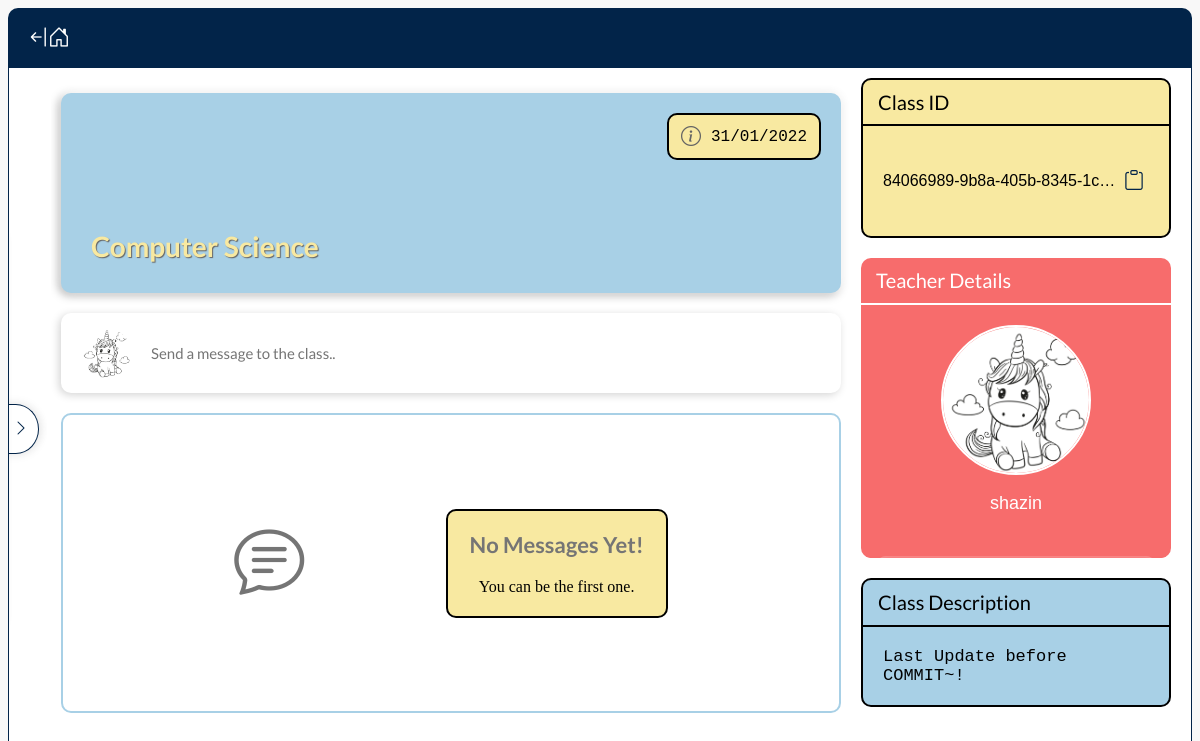
/class/840669899b8a405b83451c50ae6abf59/ (signed in), run on the app's committed database.
### home/models.py (models this page shows, shortened)
class Class(models.Model):
    id = models.UUIDField(primary_key=True, default=uuid.uuid4, editable=False)
    teacher = models.ForeignKey(CustomUser, on_delete=models.CASCADE)
    title = models.CharField(max_length=80, null=False, blank=False)
    description = models.CharField(max_length=300, null=False, blank=False)
    date_started = models.DateTimeField(auto_now_add=True)
    active = models.BooleanField(default=True)
    @property
    def get_url(self):
        return reverse('classmenu:class', kwargs={'classID' : self.id})
    @property
    def get_url_settings(self):
        return reverse('classmenu:settings', kwargs={'classID' : self.id})
    @property
    def formatted_date(self):
        from .backends import check_if_today_or_yesterday
        return check_if_today_or_yesterday(self.date_started)

### register/models.py (models this page shows, shortened)
class CustomUser(AbstractBaseUser):
    email = models.EmailField(verbose_name='email', max_length=254, unique=True)
    username = models.CharField(max_length=30, unique=False)
    date_joined = models.DateTimeField(verbose_name='date joined', auto_now_add=True)
    last_login = models.DateTimeField(verbose_name='last login', auto_now=True)
    is_admin = models.BooleanField(default=False)
    is_active = models.BooleanField(default=True)
    is_staff = models.BooleanField(default=False)
    is_superuser = models.BooleanField(default=False)
    account_type = models.CharField(max_length=7, choices=ACCOUNT_TYPES, blank=False, null=False)
    profile_pic = models.ImageField(blank=True, upload_to=get_image_upload_location, default='profile/default.jpg')
    bio = models.TextField(max_length=300, null=True, blank=True)
    is_email_verified = models.BooleanField(default=False)
    image_storage_id = models.UUIDField(default=uuid.uuid4, editable=False)
    objects = CustomUserManager()
    USERNAME_FIELD = 'email'
    REQUIRED_FIELDS = ['username', 'account_type']
    @property
    def profile_pic_path(self):
        return f'/media/{self.profile_pic}'

### classmenu/views.py (the view)
# urls.py: path('<classID>/', ClassMenuView.as_view(), name="class"),
class ClassMenuView(View):
    @classentry_check()
    def get(self, request, classID):
        classObj = Class.objects.get(id=classID)
        return render(request, 'classmenu/class.html', {
            'classObj' : classObj,
            'msgObjects' : classObj.messagepublic_set.all(),
        })

### templates/classmenu/class.html (shortened to what this page needs)
{% extends 'classmenu/base.html' %}
{% load static %}
{% block headextraextra %}
<link rel='stylesheet' href="{% static 'css/classmenu/class.css' %}">
{% endblock headextraextra %}
{% block bodyextra %}
<div class="main-content">
    <div class="item header">
        <div class="date-box">
            <i class="bi bi-info-circle"></i>
            <span>{{ classObj.formatted_date }}</span>
        </div>
        <h1>{{ classObj.title }}</h1>
    </div>
    <div class="item msg-div">
        <div class="dummy-overlay">
            <img src="{{ user.profile_pic_path }}">
            <span>Send a message to the class..</span>
        </div>
                        {% include 'blocks/attach-files.html' %}
    </div>
    <div class="all-messages">
        {% if msgObjects %}
            {% for msgObj in msgObjects %}
                <div class="item recieve-msg">
                    <div class="top-bar">
                        <img src="{{ msgObj.user.profile_pic_path }}">
                        {% if msgObj.user == classObj.teacher %}
                            <div class="sender-name" style="color: white; background-color: var(--tertiary-color);">
                                <i class="bi bi-person-fill"></i>
                        {% else %}
                            <div class="sender-name">
                        {% endif %}
                                <span>{{ msgObj.user.username }}</span>
                            </div>
                        {% if msgObj.formatted_date == 'Today' or msgObj.formatted_date == 'Yesterday' %}
                            <div class="date" style="color: var(--tertiary-color)"><span>{{ msgObj.formatted_date }}</span></div>
                            {% else %}
                            <div class="date" style="color: rgb(71, 71, 71)"><span>{{ msgObj.formatted_date }}</span></div>
                        {% endif %}
                        <div class="time"><span>{{ msgObj.time_only }}</span></div>
                    </div>
                    <div class="content-box">
                        <p>{{ msgObj.content }}</p>
                    </div>
                    {% if msgObj.urls.all %}
                        <div class="url-msg-box">
                            <div class="header-box">
                                <span>URL's</span>
                            </div>
                            <div class="content-box">
                                {% for urlObj in msgObj.urls.all %}
                                    <div class="url-container">
                                        <span><a href="{{ urlObj.url }}" target="_blank">{{ urlObj.url }}</a></span>
                                        <div class="icon-butt" onclick="copyText('{{ urlObj.url }}')">
                                            <i class="bi bi-clipboard"></i>
                                        </div>
                                    </div>
                                {% endfor %}
                            </div>
                        </div>
                        {% endif %}
                        {% if msgObj.files.all %}
                        <div class="file-msg-box">
                            <div class="header-box">
                                <span>Files</span>
                            </div>
                            <div class="content-box">
                                {% for fileObj in msgObj.files.all %}
                                    <div class="file-container">
                                        <div class="download-butt" onclick="downloadFile('{{ fileObj.file_location }}')">
                                            <i class="bi bi-download"></i>
                                        </div>
                                        <div class="format-parent">
                                            <div class="format-box">{{ fileObj.format }}</div>
                                        </div>
                                        <div class="bottom-box"><span>{{ fileObj.file_name }}</span></div>
                                    </div>
                                {% endfor %}
                            </div>
                        </div>
                    {% endif %}
                </div>
            {% endfor %}
        {% else %}
        <div class="item empty-div">
            <div class="icon-box">
                <i class="bi bi-chat-text"></i>
            </div>
            <div class="text-box">
                <h2>No Messages Yet!</h2>
                <span>You can be the first one.</span>
            </div>
        </div>
        {% endif %}
    </div>
</div>
<div class="right-content" tabindex="0">
    <div class="item class-id">
        <div class="header">Class ID</div>
        <div class="id-box">
            <span>{{ classObj.id }}</span>
            <div class="icon-box" title="copy">
                <i class="bi bi-clipboard"></i>
            </div>
        </div>
    </div>
    <div class="item teacher-details">
        <div class="header">Teacher Details</div>
        <div class="sub-box">
            <img src="{{ classObj.teacher.profile_pic_path }}"></img>
            <div class="name-box"><p>{{ classObj.teacher.username }}</p></div>
        </div>
        <div class="extra-box">
            <div class="bio-box">{{ classObj.teacher.bio }}</div>
        </div>
    </div>
    <div class="item class-desc">
        <div class="header">Class Description</div>
        <div class="sub-box">
            <div class="desc-box">{{ classObj.description }}</div>
        </div>
    </div>
</div>
{% endblock bodyextra %}

### static/css/base.css (style rules this page uses)
* { box-sizing: border-box; }
:root { --primary-color: #022449; --secondary-color: #A8D0E6; --secondary-dark-color: #a7ffff; --secondary-light-color: white; --secondary-lighter-color: white; --tertiary-color: #F76C6C; --quaternary-color: #F8E9A1; --text-color: #757575; --shadow-color: rgba(0, 0, 0, 0.349); --shadow-light-color: rgba(0, 0, 0, 0.171); --green-color: #00ff00; --green-light-color: #83ff83; --light-text-color: rgb(230, 230, 230); --error-red-color: red; }

### static/css/classmenu/base.css (style rules this page uses)
body { position: relative; height: calc( 100vh - 18px ); display: flex; justify-content: flex-start; align-items: center; flex-direction: column; background-color: rgb(248, 248, 248); overflow: hidden; }

### data on the page
Class: formatted_date "31/01/2022", title "Computer Science", id "84066989-9b8a-405b-8345-1c…", teacher.profile_pic_path (picture), teacher.username "shazin", description "Last Update before COMMIT~!"
CustomUser: profile_pic_path (picture)
